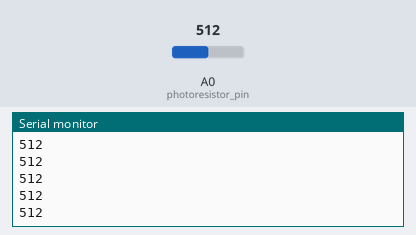
Bench run of a sketch on a simulated Arduino Uno, built with avr-gcc and run on an emulated ATmega328P. Parts: the last lines printed to the serial monitor. The test bench sets the inputs (shaded band); at power-on: A0 (photoresistor_pin) = 512.

Above: at 1.2 s.
1.3 s: A0 (photoresistor_pin) set to 716
At 1.48 s:
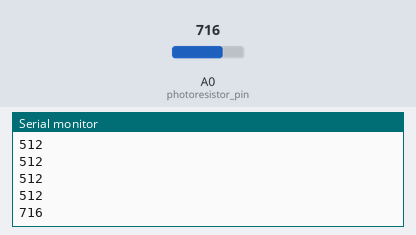
2.8 s: A0 (photoresistor_pin) set to 900
At 2.84 s:
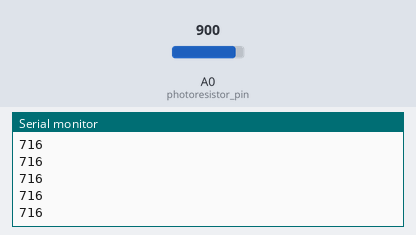
Timing chart, 0 to 5.8 s (numbered marks = the images above; inputs shaded):
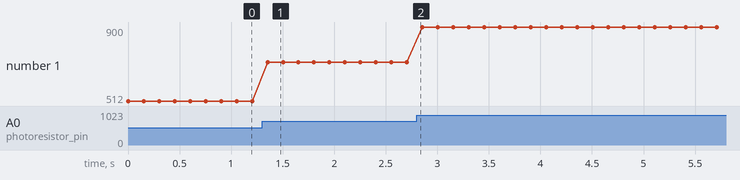

The sketch:

test_photoresistor.ino
```cpp
int photoresistor_pin = A0;
int buttonPin = 8;
void setup() {
  Serial.begin(9600);
  //pinMode(buttonPin, INPUT);
  pinMode(photoresistor_pin, INPUT);


}

void loop() {
 //while( digitalRead(buttonPin) == HIGH)
 //{

    Serial.println(analogRead(photoresistor_pin));
    delay(150);
 //}


}
```

Measured:
- after the input at 1.3 s, the serial monitor: prints a new line after 0.05 s (image 1)
- plotted number 1: 512 → 716 after the input at 1.3 s, 716 → 900 after the input at 2.8 s
